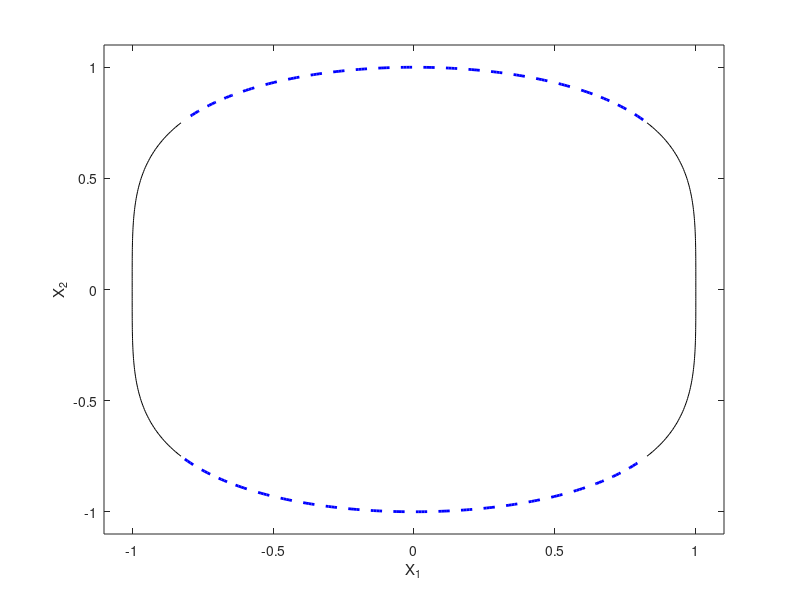

Reproduce this figure in MATLAB. (Note: this script raises an error after producing the figure.)
A = -0.75:0.01:0.75;
plot(sqrt(1-A.^4),A, 'Color', 'k');
hold on
plot(-sqrt(1-A.^4),-A, 'Color', 'k');

bb = (1-0.75^2)^(1/4);

B = -bb:0.01:bb;
plot(B,-(1-B.^2).^(1/4), '--', 'Color', 'b','LineWidth',2);
plot(-B,+(1-B.^2).^(1/4), '--', 'Color', 'b', 'LineWidth',2);
xlim([-1.1 1.1])
ylim([-1.1 1.1])
xlabel('X_1');
ylabel('X_2');
gtext('S_1', 'FontSize',16);
gtext('S_2', 'FontSize',16);
gtext('S_3', 'FontSize',16);
gtext('S_4', 'FontSize',16);
hold off
